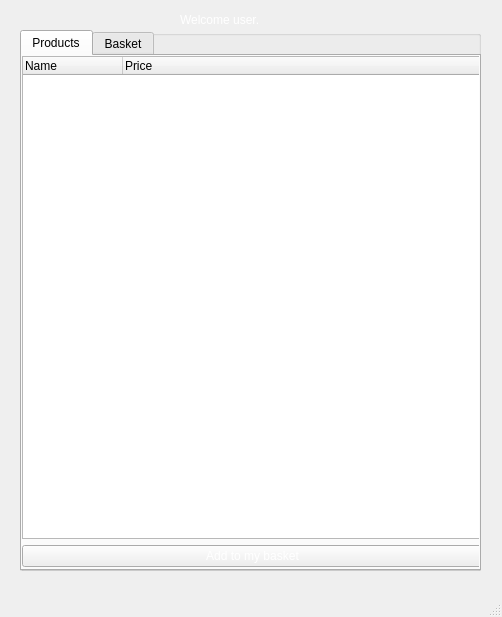
<?xml version="1.0" encoding="UTF-8"?>
<ui version="4.0">
 <class>custMainPage</class>
 <widget class="QMainWindow" name="custMainPage">
  <property name="geometry">
   <rect>
    <x>0</x>
    <y>0</y>
    <width>502</width>
    <height>617</height>
   </rect>
  </property>
  <property name="windowTitle">
   <string>MainWindow</string>
  </property>
  <property name="styleSheet">
   <string notr="true">background-image: url(:/images/BG.png);</string>
  </property>
  <widget class="QWidget" name="centralwidget">
   <widget class="QGroupBox" name="groupBox">
    <property name="geometry">
     <rect>
      <x>20</x>
      <y>30</y>
      <width>461</width>
      <height>541</height>
     </rect>
    </property>
    <property name="styleSheet">
     <string notr="true"/>
    </property>
    <property name="title">
     <string/>
    </property>
    <widget class="QTabWidget" name="tabWidget">
     <property name="geometry">
      <rect>
       <x>0</x>
       <y>0</y>
       <width>461</width>
       <height>541</height>
      </rect>
     </property>
     <property name="currentIndex">
      <number>0</number>
     </property>
     <widget class="QWidget" name="productsTab">
      <property name="whatsThis">
       <string>&lt;html&gt;&lt;head/&gt;&lt;body&gt;&lt;p&gt;&lt;br/&gt;&lt;/p&gt;&lt;/body&gt;&lt;/html&gt;</string>
      </property>
      <attribute name="title">
       <string>Products</string>
      </attribute>
      <widget class="QWidget" name="verticalLayoutWidget_2">
       <property name="geometry">
        <rect>
         <x>0</x>
         <y>0</y>
         <width>461</width>
         <height>511</height>
        </rect>
       </property>
       <layout class="QVBoxLayout" name="prodTabLay">
        <item>
         <widget class="QTreeWidget" name="prodTree">
          <property name="styleSheet">
           <string notr="true">selection-background-color: rgb(84, 83, 83);
selection-color: rgb(255, 255, 255);</string>
          </property>
          <column>
           <property name="text">
            <string>Name</string>
           </property>
           <property name="background">
            <color>
             <red>255</red>
             <green>255</green>
             <blue>255</blue>
            </color>
           </property>
          </column>
          <column>
           <property name="text">
            <string>Price</string>
           </property>
          </column>
         </widget>
        </item>
        <item>
         <widget class="QPushButton" name="addButt">
          <property name="styleSheet">
           <string notr="true">color: rgb(255, 255, 255);
font: 12pt &quot;Ubuntu&quot;;</string>
          </property>
          <property name="text">
           <string>Add to my basket</string>
          </property>
         </widget>
        </item>
       </layout>
      </widget>
     </widget>
     <widget class="QWidget" name="basketTab">
      <attribute name="title">
       <string>Basket</string>
      </attribute>
      <widget class="QWidget" name="verticalLayoutWidget">
       <property name="geometry">
        <rect>
         <x>0</x>
         <y>0</y>
         <width>461</width>
         <height>511</height>
        </rect>
       </property>
       <layout class="QVBoxLayout" name="verticalLayout">
        <item>
         <layout class="QVBoxLayout" name="baskTabLay">
          <item>
           <widget class="QTreeWidget" name="baskTree">
            <property name="styleSheet">
             <string notr="true"/>
            </property>
            <column>
             <property name="text">
              <string>Name</string>
             </property>
            </column>
            <column>
             <property name="text">
              <string>Price</string>
             </property>
            </column>
           </widget>
          </item>
          <item>
           <widget class="QLabel" name="priceLabel">
            <property name="sizePolicy">
             <sizepolicy hsizetype="Preferred" vsizetype="Preferred">
              <horstretch>0</horstretch>
              <verstretch>0</verstretch>
             </sizepolicy>
            </property>
            <property name="styleSheet">
             <string notr="true">color: rgb(255, 255, 255);
font: 12pt &quot;Ubuntu&quot;;</string>
            </property>
            <property name="text">
             <string>Total Price:   </string>
            </property>
           </widget>
          </item>
          <item>
           <widget class="QPushButton" name="buyButt">
            <property name="sizePolicy">
             <sizepolicy hsizetype="Minimum" vsizetype="Fixed">
              <horstretch>0</horstretch>
              <verstretch>0</verstretch>
             </sizepolicy>
            </property>
            <property name="styleSheet">
             <string notr="true">color: rgb(255, 255, 255);
font: 12pt &quot;Ubuntu&quot;;</string>
            </property>
            <property name="text">
             <string>Buy</string>
            </property>
           </widget>
          </item>
         </layout>
        </item>
       </layout>
      </widget>
     </widget>
    </widget>
   </widget>
   <widget class="QLabel" name="welcomeLable">
    <property name="geometry">
     <rect>
      <x>180</x>
      <y>10</y>
      <width>151</width>
      <height>20</height>
     </rect>
    </property>
    <property name="styleSheet">
     <string notr="true">color: rgb(255, 255, 255);
font: 25 italic 16pt &quot;URW Bookman&quot;;</string>
    </property>
    <property name="text">
     <string>Welcome user.</string>
    </property>
   </widget>
  </widget>
  <widget class="QMenuBar" name="menubar">
   <property name="geometry">
    <rect>
     <x>0</x>
     <y>0</y>
     <width>502</width>
     <height>22</height>
    </rect>
   </property>
  </widget>
  <widget class="QStatusBar" name="statusbar"/>
 </widget>
 <resources/>
 <connections/>
</ui>
